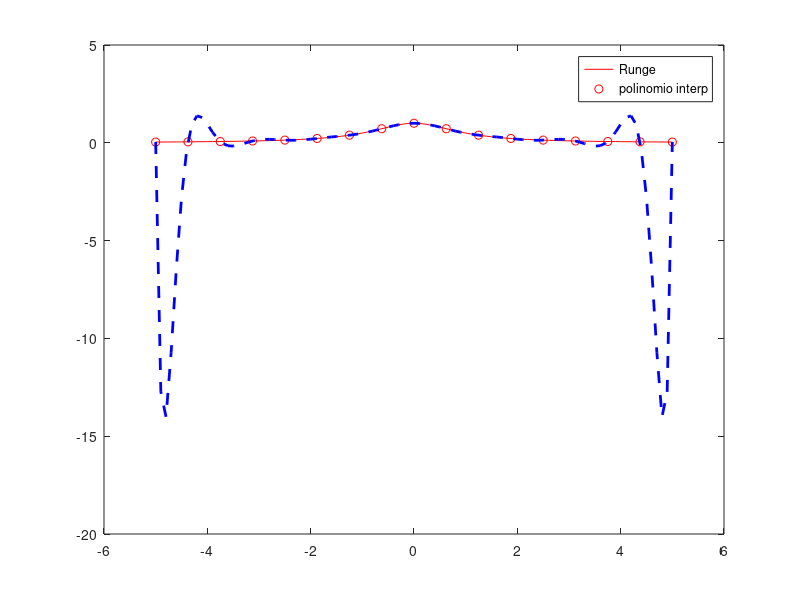

Reproduce this figure in MATLAB.
% interpolazione 1D
clear all
close all
clc
% funzione di runge
f = @(x) 1./(1+x.^2);
a = -5;
b = 5;
for n = 2:2:16      % grado del polinomio interpolante
    x = linspace(a,b,n+1);  % ascisse dei dati di interpolazione
    y = f(x);               % ordinate dei dati di interpolazione
    c = polyfit(x,y,n);     % coefficienti di pn rispetto alla base monomiale
    z = linspace(a,b,101);
    p = polyval(c,z);
    plot(z,f(z),'r',x,y,'or',z,p,'--b','linewidth',2)
    legend('Runge','polinomio interp')
    pause
end
